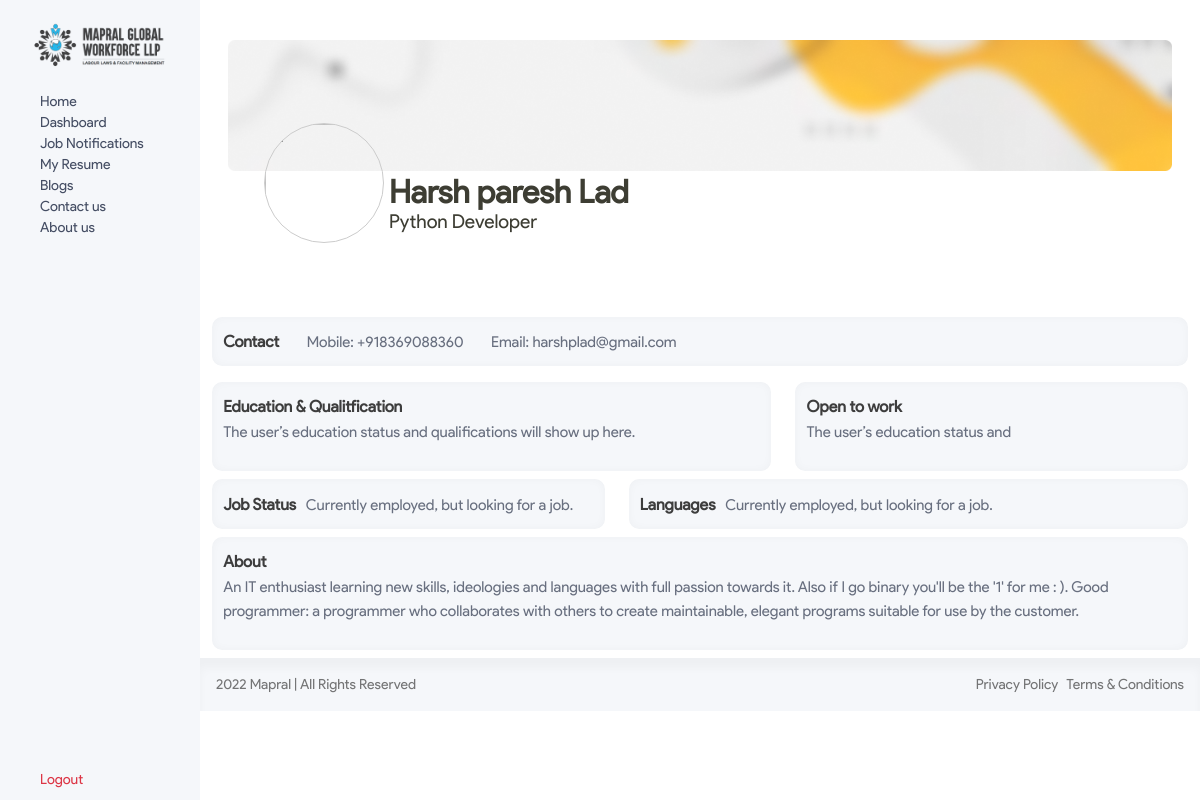
The page /dashboard/ (signed in) on the database its author committed.
### core/models.py (models this page shows, shortened)
class Resume(models.Model):
    id = models.AutoField(primary_key=True)
    user = models.ForeignKey(User, on_delete=models.CASCADE)
    name = models.CharField(max_length=255,blank=True, null=True)
    email = models.CharField(max_length=255,blank=True, null=True)
    phone = models.CharField(max_length=255,blank=True, null=True)
    jobTitle = models.CharField(max_length=255,blank=True, null=True)
    aboutWork = models.TextField(blank=True, null=True)
    skills = models.CharField(max_length=255,blank=True, null=True)
    city = models.CharField(max_length=255,blank=True, null=True)
    languages = models.CharField(max_length=255,blank=True, null=True)

### core/views.py (the view)
# urls.py: path('dashboard/',views.dashboard,name="dashboard"),
def dashboard(request):
    if request.user.is_authenticated:
        user = request.user
        resume = Resume.objects.filter(user=user)
        if resume.count() > 0:
            resume = resume[0]
            return render(request, 'dashboard.html',{'resume':resume})
        else:
            messages.success(request, 'Please create your resume first.')
            return redirect('/rbuilder')
    return render(request, 'dashboard.html')

### core/templates/dashboard.html (shortened to what this page needs)
{% extends 'base.html' %}
{% load static %}
{% block css %}
<link rel="stylesheet" href="{% static 'css/dashboard.css' %}">
{% endblock css %}
{% block body %}
<div class="row">
    <div class="col-12">
        <div class="container pt-4">
            <img src="{% static 'img/Rectangle 56.png' %}" alt="" class="coverImg img-fluid p-3 ">
        </div>
    </div>
    <div class="personalContainer">
        <img src="/media/{{resume.profilePic}}" alt="" class="profileImg">
        <h2 class="userName">{{resume.name}}</h2>
        <p class="role">{{resume.jobTitle}}</p>
    </div>
    <div class="col-12">
        <div class="container">
            <p class="contact">Contact <span class="valueHead">
                    Mobile:
                </span>
                <span class="value">
                    {{resume.phone}}
                </span>
                <span class="valueHead">
                    Email:
                </span>
                <span class="value">
                    {{resume.email}}
                </span>
            </p>
        </div>
    </div>
    <div class="col-7">
        <div class="container">
            <div class="contact">
                Education & Qualitfication
                <p class="value"> The user’s education status and qualifications will show up here.</p>
            </div>
        </div>
    </div>
    <div class="col-5">
        <div class="container">
            <div class="contact">
                Open to work
                <p class="value"> The user’s education status and</p>
            </div>
        </div>
    </div>
    <div class="row my-2">
        <div class="col-5">
            <div class="container">
                <div class="contact">
                    Job Status
                    <span class="value"> &nbsp; Currently employed, but looking for a job. </span>
                </div>
            </div>
        </div>
        <div class="col-7">
            <div class="container">
                <div class="contact">
                    Languages
                    <span class="value"> &nbsp; Currently employed, but looking for a job. </span>
                </div>
            </div>
        </div>
    </div>
    <div class="row mb-2">
        <div class="col-12">
            <div class="container">
                <div class="contact">
                    About
                    <p class="value">{{resume.aboutWork}}</p>
                </div>
            </div>
        </div>
    </div>
</div>
{% endblock body %}

### core/static/css/index.css (style rules this page uses)
html { overflow-x: hidden !important; }
.row { --bs-gutter-x: 0rem !important; }

### core/static/css/dashboard.css (style rules this page uses)
.profileImg { width: 120px; height: 120px; border-radius: 50%; border: 1px solid #ccc; position: relative; }
.personalContainer { position: relative; top: -4rem; left: 4rem; }
.personalContainer h2 { font-family: ptSans; font-size: 2rem; color: #3d3d33; position: relative; font-weight: 700; margin-left: 125px; margin-top: -70px; }
.personalContainer p { font-family: ptSans; font-size: 1.2rem; color: #3d3d33; position: relative; margin-left: 125px; margin-top: -12px; }
.contact { font-family: ptSans; font-style: normal; font-weight: 700; line-height: 27px; color: #3D3D3D; padding: 0.7rem; background: #F5F7FA; box-shadow: inset 0px 0px 10px rgba(0, 0, 0, 0.03); border-radius: 10px; }
.valueHead { font-family: ptSans; font-style: normal; font-weight: 400; line-height: 24px; font-size: 15px; color: #686F7F; margin-left: 1.5rem; }
.value { font-family: ptSans; font-style: normal; font-weight: 400; line-height: 24px; font-size: 15px; color: #686F7F; }

### rows shown on the page
Resume: name "Harsh paresh Lad", jobTitle "Python Developer", phone "+918369088360", email "harshplad@gmail.com", aboutWork "An IT enthusiast learning new skills, ideologies and languages with full passion towards it. Also if I go binary you'll be the '1' for me : ). Good programmer: a programmer who collaborates with others to create maintainable, elegant programs suitable for use by the customer."
